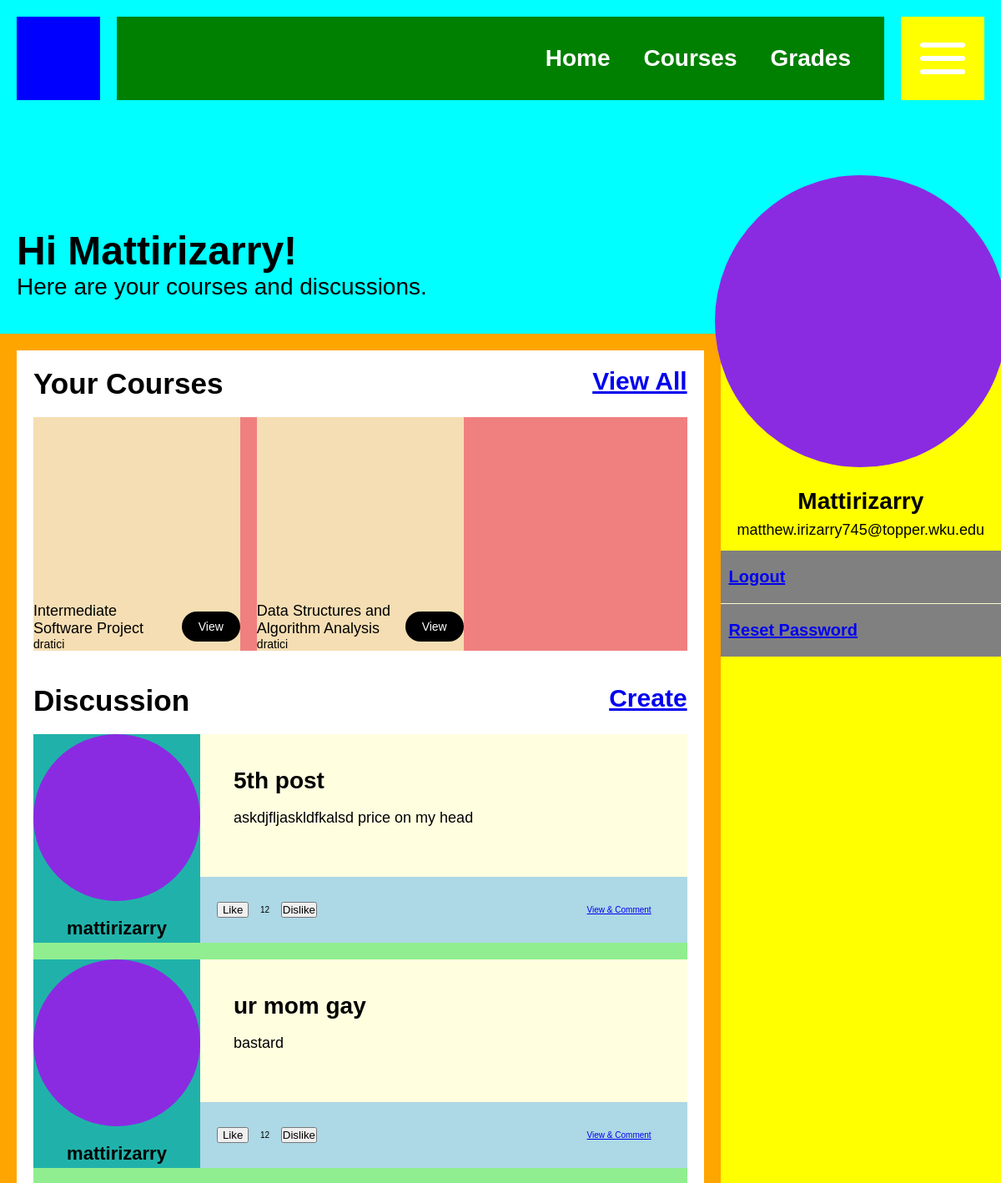
Page / (signed in, upper part) on the earlier database version.
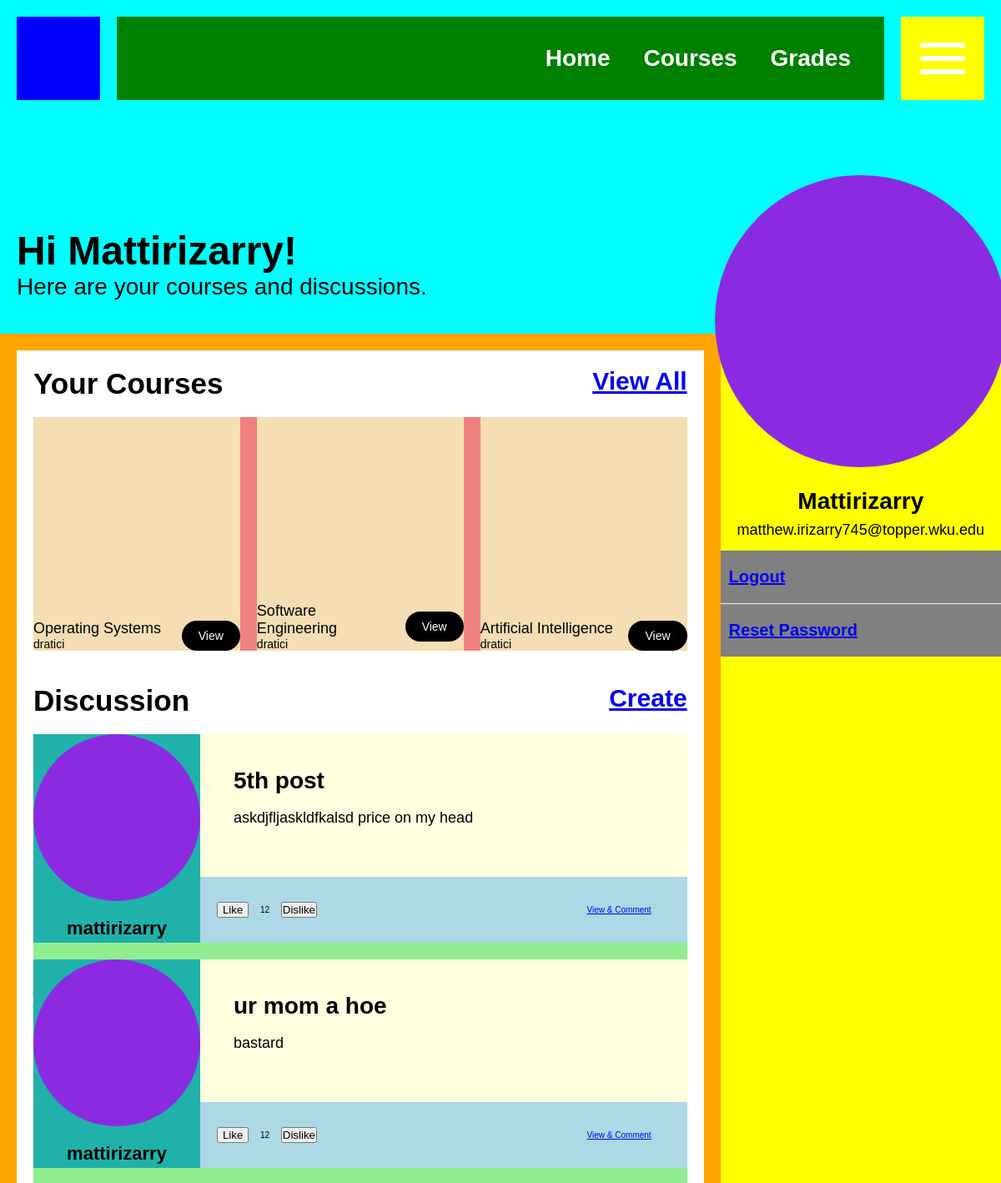
Same page on the later database version.
### dashboard/models.py (models this page shows)
class Course(models.Model):
    code = models.CharField(max_length=10)
    name = models.CharField(max_length=100)
    description = models.TextField()
    instructor = models.ForeignKey(Profile, on_delete=models.CASCADE)
    students = models.ManyToManyField(Profile, related_name='courses', blank=True)
    start_date = models.DateField()
    end_date = models.DateField()
    created_date = models.DateTimeField(auto_now_add=True)
    updated_date = models.DateTimeField(auto_now=True)
    assignments = models.ManyToManyField('Assignment', related_name='courses', blank=True)

class Profile(AbstractUser):
    pass

class DiscussionPost(models.Model):
    title = models.CharField(max_length=100)
    description = models.TextField()
    created_date = models.DateTimeField(auto_now_add=True)
    updated_date = models.DateTimeField(auto_now=True)
    user = models.ForeignKey(Profile, on_delete=models.CASCADE)
    comments = models.ManyToManyField('DiscussionComment', related_name='posts', blank=True)

### dashboard/views.py (the view)
# urls.py: path("", views.index, name="index"),
def index(request):
    if not request.user.is_authenticated:
        return redirect("login")
    enrolled_courses = Course.objects.filter(students=request.user).order_by("-created_date")[:3]
    discussions = DiscussionPost.objects.all().order_by("-created_date")
    return render(request, "index.html", {"enrolled_courses": enrolled_courses, "discussions": discussions })

### templates/index.html (shortened to what this page needs)
{% extends 'base.html' %} {% block content %}
<main class="main-body">
  <section class="asm-two-column">
    <section class="main-column">
      <section class="container">
        <section class="container-header">
          <h3>Your Courses</h3>
          <a href="{% url 'view_courses' %}">View All</a>
        </section>
        <section class="container-body">
          <section class="courses">
            {% if enrolled_courses %} {% for course in enrolled_courses %}
            <section class="course">
              <section class="course-image"></section>
              <section class="course-meta">
                <section class="course-details">
                  <h4>{{ course.name }}</h4>
                  <p>{{ course.instructor }}</p>
                </section>
                <a href="{% url 'view_course' course.id %}">View</a>
              </section>
            </section>
            {% endfor %} {% endif %}
          </section>
        </section>
      </section>
      <section class="container">
        <section class="container-header">
          <h3>Discussion</h3>
          <a href="{% url 'create_discussion_post' %}">Create</a>
        </section>
        <section class="container-body">
          <section class="discussions">
            {% for discussion in discussions %}
            <section class="discussion">
              <section class="author-details">
                <section class="author-image"></section>
                <h4>{{discussion.user}}</h4>
              </section>
              <section class="discussion-body">
                <h4>{{discussion.title}}</h4>
                <p>{{discussion.description}}</p>
              </section>
              <section class="discussion-buttons">
                <section class="ratio">
                    <button>Like</button>
                    <p>12</p>
                    <button>Dislike</button>
                </section>
                <a href="{% url 'view_discussion' discussion.id %}">View & Comment</a>
              </section>
            </section>
            {% endfor %}
          </section>
        </section>
      </section>
    </section>
    <aside class="secondary-column">
      <section class="user-image"></section>
      <section class="user-profile">
        <section class="user-details">
          <h3>{{ user.username }}</h3>
          <p>{{ user.email }}</p>
        </section>
      </section>
      <nav class="secondary-nav">
        <ul>
          <li><a href="{% url 'logout' %}">Logout</a></li>
          <li><a href="{% url 'password_reset' %}">Reset Password</a></li>
        </ul>
      </nav>
    </aside>
  </section>
</main>
{% endblock content %}

Differences in the rows shown:
no longer on this page (row unchanged): Course: name "Intermediate Software Project", instructor "dratici"
no longer on this page (row unchanged): Course: name "Data Structures and Algorithm Analysis", instructor "dratici"
added Course: name "Operating Systems", instructor "dratici"
added Course: name "Software Engineering", instructor "dratici"
added Course: name "Artificial Intelligence", instructor "dratici"
changed DiscussionPost "bastard": title "ur mom gay" → "ur mom a hoe"
